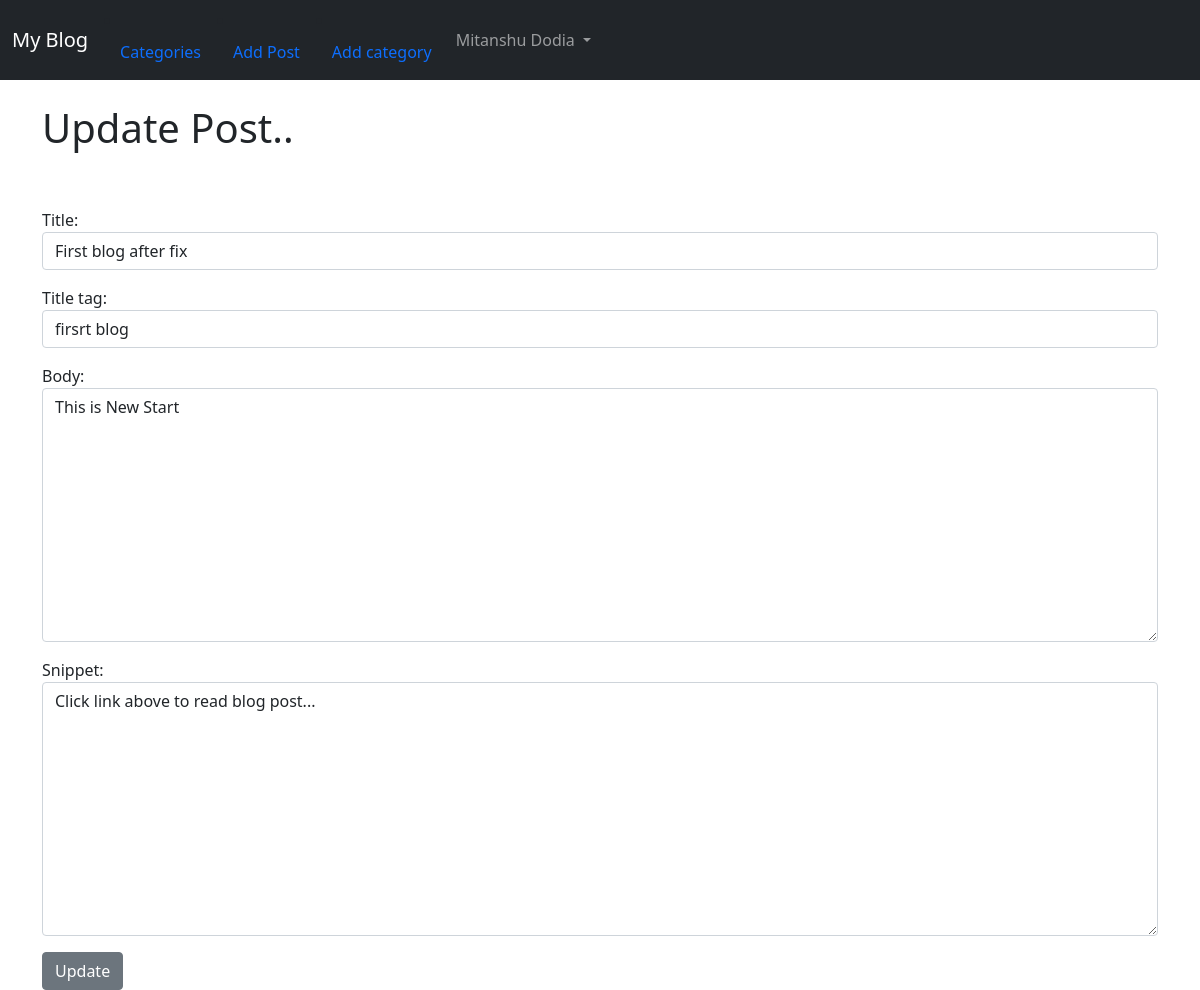
Screenshot of /article/edit/1 (signed in) with the database file from the repository.
### theblog/models.py (models this page shows, shortened)
class Post(models.Model):
    title = models.CharField(max_length = 225)
    header_image = models.ImageField(null = True, blank=True, upload_to='images/')
    title_tag = models.CharField(max_length=255, )
    author = models.ForeignKey(User, on_delete=models.CASCADE)
    body = RichTextField(blank=True, null=True)
    post_date = models.DateField(auto_now_add=True)
    category = models.CharField(max_length=225, default='coding')
    snippet = models.CharField(max_length=255)
    likes = models.ManyToManyField(User, related_name='blog_post')

### theblog/views.py (the view)
# urls.py: path('article/edit/<int:pk>', login_required(views.UpdatePost.as_view()), name='update_post'),
class UpdatePost(UpdateView):
    model = Post
    template_name = 'theblog/update_post.html'
    form_class = EditPost

### theblog/forms.py
class EditPost(forms.ModelForm):
    class Meta:
        model = Post
        fields = ('title', 'title_tag', 'body', 'snippet')
        widgets = {
            'title':forms.TextInput(attrs={'class':'form-control', 'placeholder':'Enter Title'}),
            'title_tag':forms.TextInput(attrs={'class':'form-control'}),
            'body': forms.Textarea(attrs={'class': 'form-control'}),
            'snippet': forms.Textarea(attrs={'class': 'form-control'}),
        }

### theblog/templates/theblog/update_post.html (shortened to what this page needs)
{% extends 'theblog/base.html' %}
{% block content %}
    {% if user.id == post.author.id %}
        <h1>Update Post..</h1>
        <br>
        <br>
        <div class="form-group">
            <form method="post">
                {{ form.as_p }}
                <button class="btn btn-secondary">Update</button>
            </form>
        </div>
    {% else %}
        <h2>You Don't have <STRONG>PERMISSION</STRONG> to edit this page</h2>
    {% endif %}
{% endblock %}

### theblog/templates/theblog/base.html (shortened to what this page needs)
<!doctype html>
<html lang="en">
  <head>
    <link href="https://cdn.jsdelivr.net/npm/bootstrap@5.0.0-beta3/dist/css/bootstrap.min.css" rel="stylesheet">
  </head>
  <body>
  <nav class="navbar navbar-expand-lg navbar-dark bg-dark">
  <div class="container-fluid">
    <a class="navbar-brand" href="{% url 'home' %}">My Blog</a>
    <div class="collapse navbar-collapse" id="navbarSupportedContent">
      {% if cat_menu %}
      <ul class="navbar-nav me-auto mb-2 mb-lg-0">
        <li class="nav-item dropdown">
          <a class="nav-link dropdown-toggle" href="#" id="navbarDropdown" role="button" data-bs-toggle="dropdown" aria-expanded="false">
            Categories
          </a>
          <ul class="dropdown-menu" aria-labelledby="navbarDropdown">
              {% for item in cat_menu %}
                  <li><a class="dropdown-item" href="{% url 'category' item|slugify %}">{{ item }}</a></li>
              {% endfor %}
          </ul>
        </li>
        {% else %}
          <li class="nav-item">
          <a class="nav-link" href="{% url 'category-list' %}">Categories</a>
          </li>
        {% endif %}
        {% if user.is_authenticated %}
        <li class="nav-item">
          <a class="nav-link" href="{% url 'add_post' %}">Add Post</a>
        </li>
        <li class="nav-item">
          <a class="nav-link" href="{% url 'add_category' %}">Add category</a>
        </li>
        {% endif %}
      <ul class="navbar-nav justify-content-end">
      {% if user.is_authenticated %}
        <li class="nav-item dropdown" >
          <a class="nav-link dropdown-toggle" href="#" id="navbarDropdown" role="button" data-bs-toggle="dropdown" aria-expanded="false">
            {{ user.first_name }} {{ user.last_name }}
          </a>
        </li>
      {% endif %}
      </ul>
   </div>
  </div>
</nav>
  <br>
  <div class="container">
      {% block content %}
      {% endblock %}
  </div>
  </body>
</html>

### rows the page displays
Post: title "First blog after fix", title_tag "firsrt blog", body "This is New Start", snippet "Click link above to read blog post..."

### other values shown
{{ user.first_name }} "Mitanshu"
{{ user.last_name }} "Dodia"
